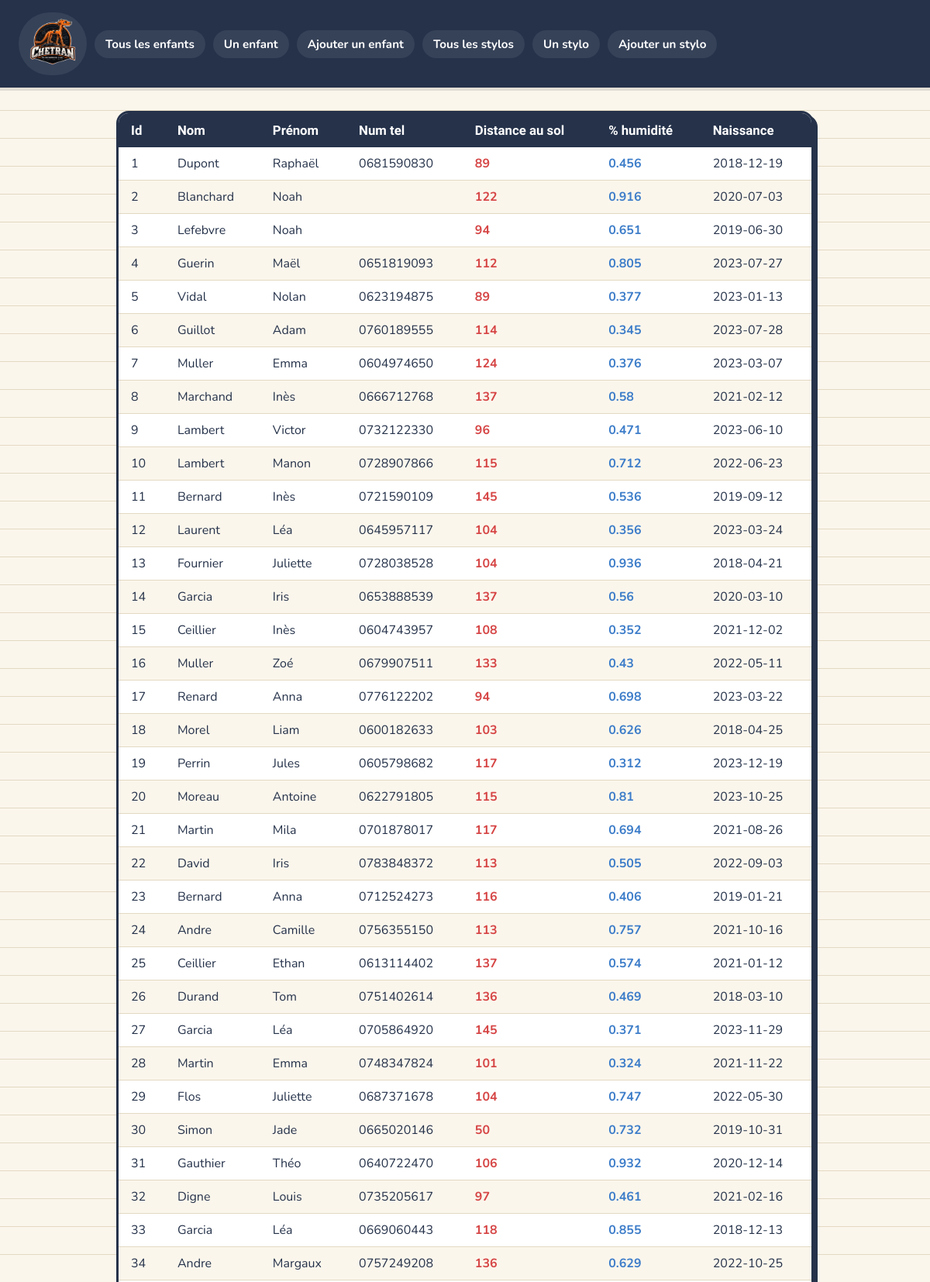
The app's page /php/index.php?enfants (upper part) with its own data.
### tables this page shows
CREATE TABLE Enfants (
    id INT AUTO_INCREMENT PRIMARY KEY,
    nom VARCHAR(50) NOT NULL,
    prenom VARCHAR(50) NOT NULL,
    num_tel VARCHAR(30),
    date_naissance DATE NOT NULL,
    distance_au_sol INT DEFAULT 50,
    taux_humidite FLOAT DEFAULT 0.7
);

### php/model/DAO.php (called while the page is built, shortened)
<?php
class DAO {
	public function __construct() {
		try {
			$this->pdo = new PDO('mysql:host=127.0.0.1;dbname=lesenfantsmouillesdustylo', 'bthouverez', '321654');
		} catch(Exception $e) {
			die('ERROR : '.$e->getMessage() );
		}
	}
}

### php/model/EnfantDAO.php (called while the page is built, shortened)
<?php
require_once('DAO.php');
require_once('Enfant.php');
class EnfantDAO extends DAO {
	public function hydrate(array $tabFromFetch) : Enfant {
		$e = new Enfant;
		$e->id = $tabFromFetch['id'];
		$e->nom = $tabFromFetch['nom'];
		$e->prenom = $tabFromFetch['prenom'];
		$e->num_tel = $tabFromFetch['num_tel'];
		$e->taux_humidite = $tabFromFetch['taux_humidite'];
		$e->date_naissance = $tabFromFetch['date_naissance'];
		$e->distance_au_sol = $tabFromFetch['distance_au_sol'];
		return $e;
	}
	public function getAll() : array {
		$sql = 'SELECT * FROM Enfants';
		$stmt = $this->pdo->query($sql);
			$allEnfants = array();
			foreach($stmt->fetchAll() as $tab) {
				$allEnfants[] = $this->hydrate($tab);
			}
		return $allEnfants;
	}
}

### php/model/Enfant.php (called while the page is built, shortened)
<?php
class Enfant {
	private int    $id;
	private string $date_naissance;
	private ?string $num_tel;
	private string $nom;
	private string $prenom;
	private float  $taux_humidite;
	private int    $distance_au_sol;
	public function __construct() {
		$this->id = -1;
		$this->date_naissance = '';
		$this->num_tel = '';
		$this->nom = '';
		$this->prenom = '';
		$this->taux_humidite = 0;
		$this->distance_au_sol = 0;
	}
	public function __get($attr) {
		switch($attr) {
			case 'id': 				return $this->id; 				break;
			case 'date_naissance': 		return $this->date_naissance; 		break;
			case 'num_tel': 			return $this->num_tel; 			break;
			case 'nom': 			return $this->nom; 				break;
			case 'prenom': 			return $this->prenom; 			break;
			case 'taux_humidite': 	return $this->taux_humidite; 	break;
			case 'distance_au_sol': 	return $this->distance_au_sol; 	break;
		}
	}
	public function __set($attr, $val) {
		switch($attr) {
			case 'id': 				$this->id = $val; 			break;
			case 'date_naissance': 		$this->date_naissance = $val; 	break;
			case 'num_tel': 			$this->num_tel = $val; 		break;
			case 'nom': 			$this->nom = $val; 			break;
			case 'prenom': 			$this->prenom = $val; 		break;
			case 'taux_humidite': 	$this->taux_humidite = $val; break;
			case 'distance_au_sol': 	$this->distance_au_sol = $val;break;
		}
	}
}

### php/view/desEnfants.php (the view)
<table class="table-enfants">
	<thead>
	<tr>
		<th>Id</th>
		<th>Nom</th>
		<th>Prénom</th>
		<th>Num tel</th>
		<th>Distance au sol</th>
		<th>% humidité</th>
		<th>Naissance</th>
	</tr>
	</thead>
	<?php foreach($enfants as $e) { ?>
	<tr>
		<td><?= $e->id ?></td>
		<td><?= $e->nom ?></td>
		<td><?= $e->prenom ?></td>
		<td><?= $e->num_tel ?></td>
		<td><?= $e->distance_au_sol ?></td>
		<td><?= $e->taux_humidite ?></td>
		<td><?= $e->date_naissance ?></td>
	</tr>
	<?php } ?>
</table>

### php/view/style.css (style rules this page uses)
:root { --paper: #FBF6EC; --paper-line: #E3D9C2; --ink: #25324A; --ink-soft: #4A5A78; --bic-red: #D64545; --bic-blue: #3D7DC9; --highlighter: #F2C94C; --felt-green: #4E9E6E; --sky: #CFEAF8; --radius: 16px; --shadow-hard: 5px 5px 0 var(--ink); }
* { box-sizing: border-box; }
html, body { margin: 0; min-height: 100%; }
body { font-family: "Nunito", "Segoe UI", Arial, sans-serif; color: var(--ink); background-color: var(--paper); background-image: linear-gradient(var(--paper-line) 1px, transparent 1px); background-size: 100% 36px; background-position: 0 70px; padding: 0 24px 60px; }
a { color: var(--bic-blue); text-decoration: none; }
nav { display: flex; flex-wrap: wrap; gap: 10px; align-items: center; background: var(--ink); margin: 0 -24px 30px; padding: 16px 24px; box-shadow: 0 4px 0 rgba(0, 0, 0, 0.1); position: sticky; top: 0; z-index: 10; }
nav a { color: #fff; background: rgba(255, 255, 255, 0.08); padding: 8px 14px; border-radius: 999px; font-weight: 700; font-size: 0.95em; transition: transform 0.15s ease, background 0.15s ease, color 0.15s ease; }
table { width: 100%; max-width: 900px; margin: 10px auto 40px; border-collapse: separate; border-spacing: 0; background: #fff; border: 3px solid var(--ink); border-radius: var(--radius); overflow: hidden; box-shadow: var(--shadow-hard); }
thead { background: var(--ink); }
th { color: #fff; font-family: "Patrick Hand", cursive, sans-serif; font-size: 1.05em; text-align: left; padding: 12px 16px; }
td { padding: 10px 16px; border-bottom: 1px solid var(--paper-line); }
tbody tr:nth-child(even), table tr:nth-child(even) { background: #FBF6EC; }
.table-enfants td:nth-child(5) { color: var(--bic-red); font-weight: 700; }
.table-enfants td:nth-child(6) { color: var(--bic-blue); font-weight: 700; }

### records on screen
enfants: id "1", nom "Dupont", prenom "Raphaël", num_tel "0681590830", distance_au_sol "89", taux_humidite "0.456", date_naissance "2018-12-19"
enfants: id "2", nom "Blanchard", prenom "Noah", distance_au_sol "122", taux_humidite "0.916", date_naissance "2020-07-03"
enfants: id "3", nom "Lefebvre", prenom "Noah", distance_au_sol "94", taux_humidite "0.651", date_naissance "2019-06-30"
enfants: id "4", nom "Guerin", prenom "Maël", num_tel "0651819093", distance_au_sol "112", taux_humidite "0.805", date_naissance "2023-07-27"
enfants: id "5", nom "Vidal", prenom "Nolan", num_tel "0623194875", distance_au_sol "89", taux_humidite "0.377", date_naissance "2023-01-13"
enfants: id "6", nom "Guillot", prenom "Adam", num_tel "0760189555", distance_au_sol "114", taux_humidite "0.345", date_naissance "2023-07-28"
enfants: id "7", nom "Muller", prenom "Emma", num_tel "0604974650", distance_au_sol "124", taux_humidite "0.376", date_naissance "2023-03-07"
enfants: id "8", nom "Marchand", prenom "Inès", num_tel "0666712768", distance_au_sol "137", taux_humidite "0.58", date_naissance "2021-02-12"
enfants: id "9", nom "Lambert", prenom "Victor", num_tel "0732122330", distance_au_sol "96", taux_humidite "0.471", date_naissance "2023-06-10"
enfants: id "10", nom "Lambert", prenom "Manon", num_tel "0728907866", distance_au_sol "115", taux_humidite "0.712", date_naissance "2022-06-23"
enfants: id "11", nom "Bernard", prenom "Inès", num_tel "0721590109", distance_au_sol "145", taux_humidite "0.536", date_naissance "2019-09-12"
enfants: id "12", nom "Laurent", prenom "Léa", num_tel "0645957117", distance_au_sol "104", taux_humidite "0.356", date_naissance "2023-03-24"
enfants: id "13", nom "Fournier", prenom "Juliette", num_tel "0728038528", distance_au_sol "104", taux_humidite "0.936", date_naissance "2018-04-21"
enfants: id "14", nom "Garcia", prenom "Iris", num_tel "0653888539", distance_au_sol "137", taux_humidite "0.56", date_naissance "2020-03-10"
enfants: id "15", nom "Ceillier", prenom "Inès", num_tel "0604743957", distance_au_sol "108", taux_humidite "0.352", date_naissance "2021-12-02"
enfants: id "16", nom "Muller", prenom "Zoé", num_tel "0679907511", distance_au_sol "133", taux_humidite "0.43", date_naissance "2022-05-11"
enfants: id "17", nom "Renard", prenom "Anna", num_tel "0776122202", distance_au_sol "94", taux_humidite "0.698", date_naissance "2023-03-22"
enfants: id "18", nom "Morel", prenom "Liam", num_tel "0600182633", distance_au_sol "103", taux_humidite "0.626", date_naissance "2018-04-25"
enfants: id "19", nom "Perrin", prenom "Jules", num_tel "0605798682", distance_au_sol "117", taux_humidite "0.312", date_naissance "2023-12-19"
enfants: id "20", nom "Moreau", prenom "Antoine", num_tel "0622791805", distance_au_sol "115", taux_humidite "0.81", date_naissance "2023-10-25"
enfants: id "21", nom "Martin", prenom "Mila", num_tel "0701878017", distance_au_sol "117", taux_humidite "0.694", date_naissance "2021-08-26"
enfants: id "22", nom "David", prenom "Iris", num_tel "0783848372", distance_au_sol "113", taux_humidite "0.505", date_naissance "2022-09-03"
enfants: id "23", nom "Bernard", prenom "Anna", num_tel "0712524273", distance_au_sol "116", taux_humidite "0.406", date_naissance "2019-01-21"
enfants: id "24", nom "Andre", prenom "Camille", num_tel "0756355150", distance_au_sol "113", taux_humidite "0.757", date_naissance "2021-10-16"
enfants: id "25", nom "Ceillier", prenom "Ethan", num_tel "0613114402", distance_au_sol "137", taux_humidite "0.574", date_naissance "2021-01-12"
enfants: id "26", nom "Durand", prenom "Tom", num_tel "0751402614", distance_au_sol "136", taux_humidite "0.469", date_naissance "2018-03-10"
enfants: id "27", nom "Garcia", prenom "Léa", num_tel "0705864920", distance_au_sol "145", taux_humidite "0.371", date_naissance "2023-11-29"
enfants: id "28", nom "Martin", prenom "Emma", num_tel "0748347824", distance_au_sol "101", taux_humidite "0.324", date_naissance "2021-11-22"
enfants: id "29", nom "Flos", prenom "Juliette", num_tel "0687371678", distance_au_sol "104", taux_humidite "0.747", date_naissance "2022-05-30"
enfants: id "30", nom "Simon", prenom "Jade", num_tel "0665020146", distance_au_sol "50", taux_humidite "0.732", date_naissance "2019-10-31"
enfants: id "31", nom "Gauthier", prenom "Théo", num_tel "0640722470", distance_au_sol "106", taux_humidite "0.932", date_naissance "2020-12-14"
enfants: id "32", nom "Digne", prenom "Louis", num_tel "0735205617", distance_au_sol "97", taux_humidite "0.461", date_naissance "2021-02-16"
enfants: id "33", nom "Garcia", prenom "Léa", num_tel "0669060443", distance_au_sol "118", taux_humidite "0.855", date_naissance "2018-12-13"
enfants: id "34", nom "Andre", prenom "Margaux", num_tel "0757249208", distance_au_sol "136", taux_humidite "0.629", date_naissance "2022-10-25"
